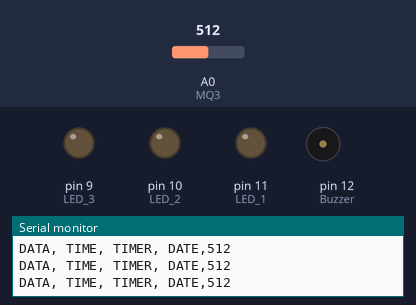
Simulated run of this sketch. Board: Arduino Uno, built with avr-gcc and run on an emulated ATmega328P. On the bench: output pins drawn as LEDs (lit = HIGH), buzzer (waves = sounding, pin HIGH), the last lines printed to the serial monitor. The inputs (shaded band) are chosen by the test bench; at power-on: A0 (MQ3) = 512.

Above: at 1.3 s.
1.4 s: A0 (MQ3) set to 1004
2.9 s: A0 (MQ3) set to 1023
At 4.0 s:
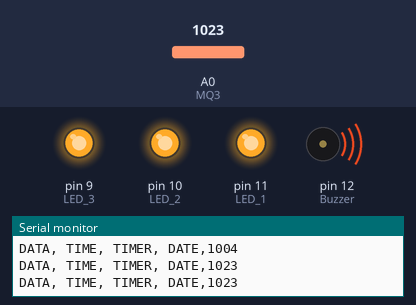
4.5 s: A0 (MQ3) set to 900
At 5.2 s:
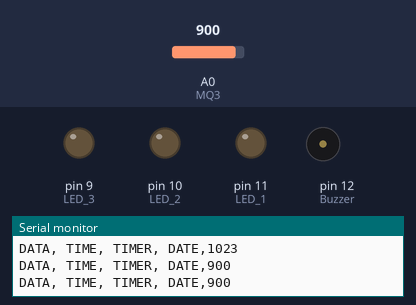
Timing chart, 0 to 7.5 s (numbered marks = the images above; inputs shaded):
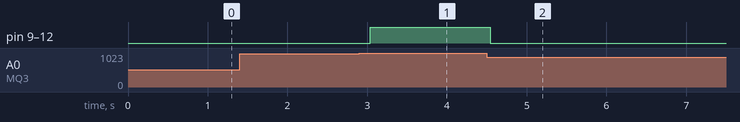

The sketch:

main.ino
```cpp
#define MQ3 A0
#define Buzzer 12
#define LED_1 11
#define LED_2 10
#define LED_3 9
#define Threshold_value 1022
int value;
void setup()
{
  Serial.begin(9600);
  pinMode(MQ3, INPUT);
  pinMode(Buzzer, OUTPUT);
  pinMode(LED_1, OUTPUT);
  pinMode(LED_2, OUTPUT);
  pinMode(LED_3, OUTPUT);
  Serial.println("CLEARDATA");
  Serial.println("LABEL, Time, Started Time, Date, Analog Value");
  Serial.println("RESETTIMER");
}
void loop()
{
  value = analogRead(MQ3);
  Serial.print("DATA, TIME, TIMER, DATE,");
  Serial.println(value);
  if (value > Threshold_value)
  {
    digitalWrite(LED_1, HIGH);
    digitalWrite(LED_2, HIGH);
    digitalWrite(LED_3, HIGH);
    digitalWrite(Buzzer, HIGH);
  }
  else
  {
    digitalWrite(LED_1, LOW);
    digitalWrite(LED_2, LOW);
    digitalWrite(LED_3, LOW);
    digitalWrite(Buzzer, LOW);
  }
  delay(500);
}
```

Measured:
- the behaviour switches between 1022 and 1023 on A0 (MQ3) (found by bisection; images 0 and 1)
- after the input at 2.9 s, pin 9 (LED_3), pin 10 (LED_2), pin 11 (LED_1), pin 12 (Buzzer): LOW → HIGH after 0.14 s
- after the input at 4.5 s, pin 9 (LED_3), pin 10 (LED_2), pin 11 (LED_1), pin 12 (Buzzer): HIGH → LOW at once
